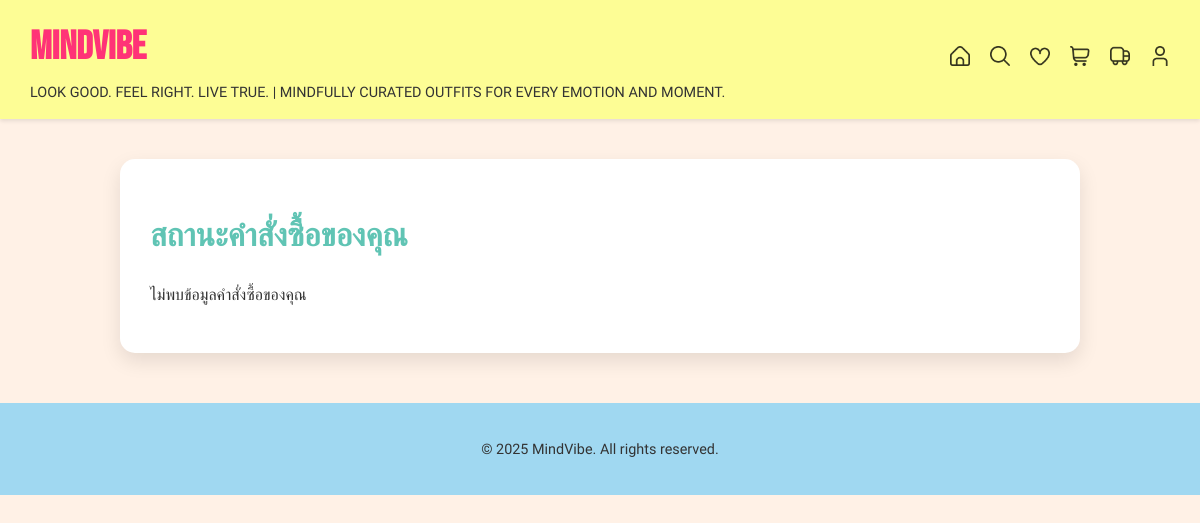
Page /status/ (signed in) on the earlier database version.
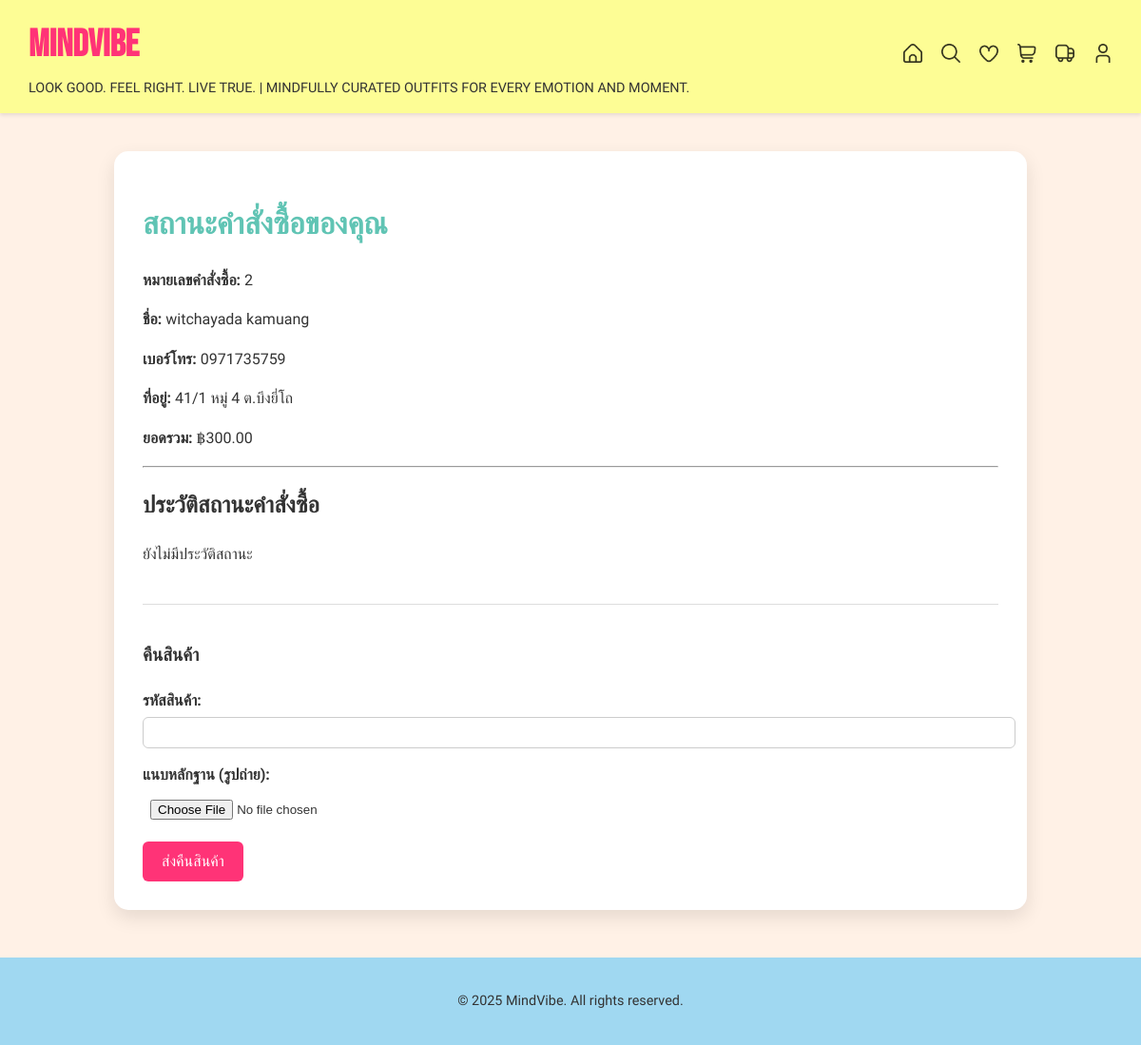
Same page on the later database version.
### clothing/models.py (models this page shows, shortened)
class Payment(models.Model):
    user = models.ForeignKey(User, on_delete=models.CASCADE)
    full_name = models.CharField(max_length=255, default="-")
    address = models.TextField(default="-")
    phone_number = models.CharField(max_length=20, default="-")
    total_price = models.DecimalField(max_digits=10, decimal_places=2)
    proof = models.ImageField(upload_to='payment_proofs/')
    payment_date = models.DateTimeField(auto_now_add=True)
    return_proof = models.ImageField(upload_to='return_proofs/', blank=True, null=True)
    return_item_code = models.CharField(max_length=100, blank=True, null=True)

### clothing/views.py (the view, shortened to what this page needs)
# urls.py: path('status/', views.status, name='status'),
@login_required
def status(request):
    payment = Payment.objects.filter(user=request.user).last()
    timeline = OrderStatus.objects.filter(payment=payment).order_by('-updated_at') if payment else []
    return render(request, 'clothing/status.html', {'order': payment, 'timeline': timeline})

### clothing/templates/clothing/status.html (shortened to what the changed rows need)
{% load static %}
<!DOCTYPE html>
<html lang="th">
<head>
</head>
<body>
    <div class="status-container">
        <h1>สถานะคำสั่งซื้อของคุณ</h1>
        {% if order %}
            <p><strong>หมายเลขคำสั่งซื้อ:</strong> {{ order.id }}</p>
            <p><strong>ชื่อ:</strong> {{ order.full_name }}</p>
            <p><strong>เบอร์โทร:</strong> {{ order.phone_number }}</p>
            <p><strong>ที่อยู่:</strong> {{ order.address }}</p>
            <p><strong>ยอดรวม:</strong> ฿{{ order.total_price }}</p>
            <hr>
            <h2>ประวัติสถานะคำสั่งซื้อ</h2>
            {% if timeline %}
                {% for log in timeline %}
                    <div class="status-item">
                        <strong>{{ log.get_status_display }}</strong>
                        <div>{{ log.updated_at|date:"d M Y เวลา H:i" }}</div>
                        {% if log.tracking_number %}
                            <div class="tracking-number">📦 Tracking: {{ log.tracking_number }}</div>
                        {% endif %}
                        {% if log.note %}
                            <div>📝 หมายเหตุ: {{ log.note }}</div>
                        {% endif %}
                    </div>
                {% endfor %}
            {% else %}
                <p>ยังไม่มีประวัติสถานะ</p>
            {% endif %}
            <div class="form-section">
                {% if order.return_proof %}
                    <p><strong>คุณได้ทำการคืนสินค้าเรียบร้อยแล้ว ✅</strong></p>
                    <p>รหัสสินค้าที่คืน: {{ order.return_item_code }}</p>
                    <img src="{{ order.return_proof.url }}" class="return-proof-preview" />
                {% else %}
                    <h3>คืนสินค้า</h3>
                    <form method="POST" enctype="multipart/form-data">
                        <div class="form-group">
                            <label for="return_item_code">รหัสสินค้า:</label>
                            <input type="text" name="return_item_code" required />
                        </div>
                        <div class="form-group">
                            <label for="return_proof">แนบหลักฐาน (รูปถ่าย):</label>
                            <input type="file" name="return_proof" accept="image/*" required />
                        </div>
                        <button type="submit" class="btn-submit">ส่งคืนสินค้า</button>
                    </form>
                {% endif %}
            </div>
        {% else %}
            <p>ไม่พบข้อมูลคำสั่งซื้อของคุณ</p>
        {% endif %}
    </div>
</body>
</html>

Differences in the rows shown:
added Payment: id "2", full_name "witchayada kamuang", phone_number "0971735759", address "41/1 หมู่ 4 ต.บึงยี่โถ", total_price "300.00"
Other differences:
text no longer shown: "ไม่พบข้อมูลคำสั่งซื้อของคุณ"
text now shown: "หมายเลขคำสั่งซื้อ: ชื่อ: เบอร์โทร: ที่อยู่: ยอดรวม: ฿ ประวัติสถานะคำสั่งซื้อ ยังไม่มีประวัติสถานะ คืนสินค้า รหัสสินค้า: แนบหลักฐาน (รูปถ่าย): ส่งคืนสินค้า"
